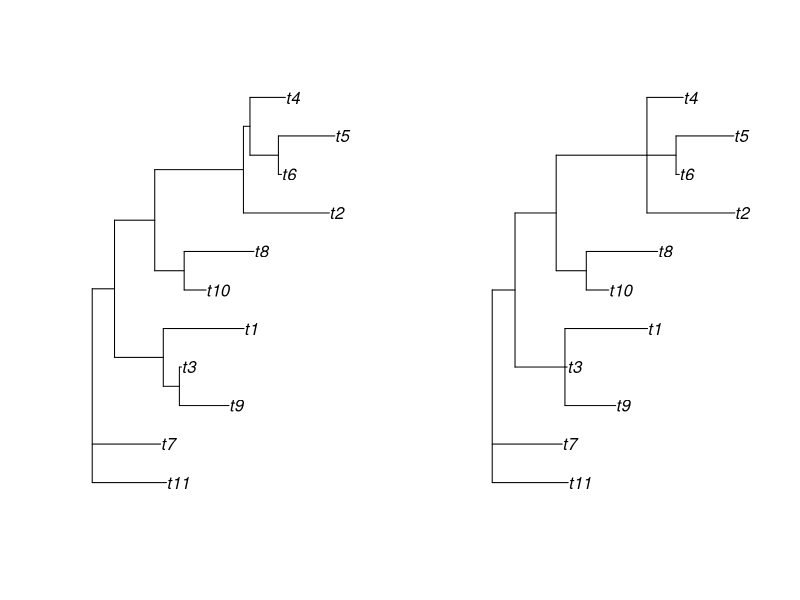
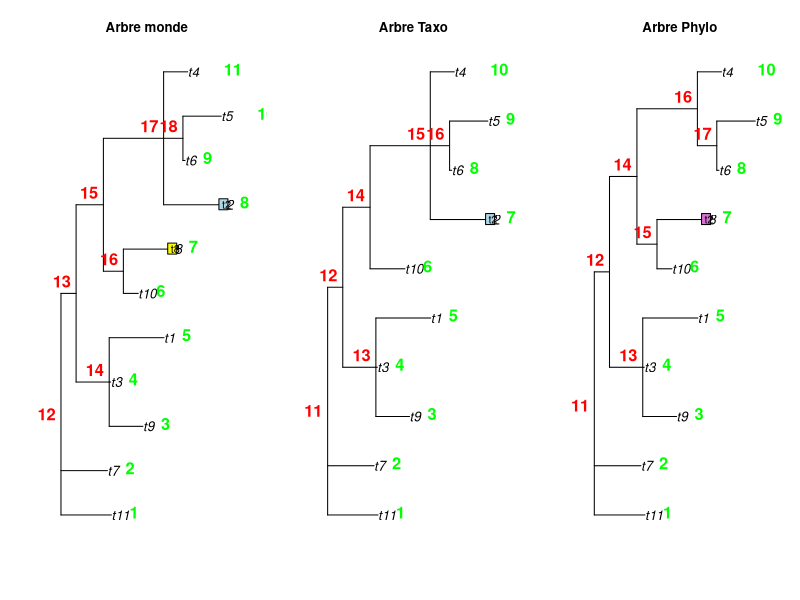

Write R code to recreate these figures, in order. (Note: this script raises an error after producing the figures.)
library(ape)
library(dplyr)
ori = rtree(11, rooted = FALSE)
ori = makeNodeLabel(ori, method = "number", prefix = "Node")
(q1 = summary(ori$edge.length)[2])
ttt = sample(2:(ori$Nnode-1), size = 2, replace = F)
tip1 = ttt[1]
tip2 = ttt[2]


# Avant après polytomie ####
#' [Avant après polytomie]
summary(ori)
par(xpd = TRUE) # Permettre à la légende de sortir du cadre de la figure
layout(matrix(c(1,2),1,2)) # Matrice pour tracer les plots
plot (ori)
ori = di2multi(ori, tol= round(q1, digits = 1)) # Binaire vers polytomies
plot(ori)

# Création arbre taxo et phylo ####
#' [Visu taxo et phylo]
layout(matrix(c(1,2,3),1,3)) # Matrice pour tracer les plots

plot(ori, cex = 1.2, main = "Arbre monde")
nodelabels(adj = c(1.3,-0.5), frame = "n", cex = 1.5, font = 2, col="red")
tiplabels(adj = c(-2,0.3), frame = "n", cex = 1.5, font = 2, col="green")
tiplabels(ori$tip.label[tip1], tip1, adj=0)
tiplabels(ori$tip.label[tip2], tip2, adj=0, bg = "lightblue")

taxo = drop.tip(ori, tip1) # Enlever une feuille
plot(taxo, main = "Arbre Taxo", cex = 1.2)
nodelabels(adj = c(1.3,-0.5), frame = "n", cex = 1.5, font = 2, col="red")
tiplabels(adj = c(-2,0.3), frame = "n", cex = 1.5, font = 2, col="green")
tipToChange = which(taxo$tip.label==ori$tip.label[tip2])
tiplabels(ori$tip.label[tip2], tipToChange, adj=0, bg = "lightblue")

phylo = drop.tip(ori, tip2) # Enlever une feuille
plot(phylo, main = "Arbre Phylo", cex = 1.2)
nodelabels(adj = c(1.3,-0.5), frame = "n", cex = 1.5, font = 2, col="red")
tiplabels(adj = c(-2,0.3), frame = "n", cex = 1.5, font = 2, col="green")
tipToChange = which(phylo$tip.label==ori$tip.label[tip1])
phylo$tip.label[tipToChange] = ori$tip.label[tip2] # Changer le nom de la feuille qui est "déplacée"
tiplabels(ori$tip.label[tip2], tipToChange, adj=0, bg = "orchid")


# Prendre et manipuler des sous arbres ####
test = extract.clade (taxo,) # choisir un sous arbre

phyloNodes = phylo$node.label
phyloNodesNum = unique(phylo$edge[,1]) # liste des numéro des noeuds internes
phyloLeaf = phylo$tip.label # liste des noms des feuilles

df = as.data.frame(phylo$edge)

df = df %>%
  rename("from"="V1","to"="V2") %>%
  mutate(from = recode(from, !!!setNames(phyloNodes, phyloNodesNum))) %>%
  mutate(to = recode(to, !!!setNames(phyloNodes, phyloNodesNum))) %>%
  mutate(to = recode(to, !!!setNames(phyloLeaf, phyloLeafNum)))

node.depth(phylo)

parcours <- function(arbre){
  
}

taxoNodes = taxo$node.label
taxoNodesNum = unique(taxo$edge[,1]) 
taxoLinks = 

tablesave = data.frame()

keyPhylo <- makeNodeLabel(phylo, "md5sum")$node.label
keyTaxo <- makeNodeLabel(taxo, "md5sum")$node.label
matchPhyTax <- match(keyPhylo, keyTaxo)
matchTaxPhy <- match(keyTaxo, keyPhylo)







for (i in phyloNodes ){
  PhyloSubtree = extract.clade (phylo, i)
  
  for (j in taxoNodes){
    TaxoSubtree = extract.clade (taxo, j)
    
    if (PhyloSubtree == TaxoSubtree){
      print("MATCH : Phylo", i, "et Taxo", j)
    } else {
      print("MISS : Phylo", i, "et Taxo", j)
    }
  }
}
data.
